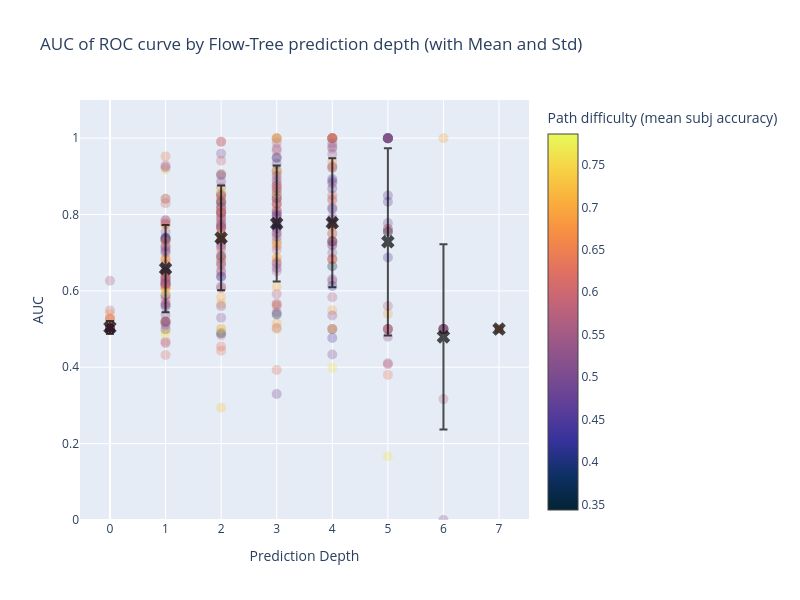

The code cell stored with this chart in its notebook:
### Code cell
import plotly.graph_objects as go
import numpy as np

# Example structure for aucs_by_level and colors
# aucs_by_level = {1: [0.6, 0.7], 2: [0.8, 0.65], 3: [0.5, 0.55]}
# colors = {1: [0.55, 0.7], 2: [0.9, 0.6], 3: [0.4, 0.48]}

fig = go.Figure()

# Flatten the data for scatter plot
xs = []
ys = []
cs = []

# Calculate means and stds for each level
mean_xs = []
mean_ys = []
std_ys = []

for lvl in aucs_by_level:
    # Collect data for scatter
    xs.extend([lvl] * len(aucs_by_level[lvl]))  # Repeat level value
    ys.extend(aucs_by_level[lvl])               # Y values (AUCs)
    cs.extend(colors[lvl])                      # Color values (continuous scale)
    
    # Calculate mean and std for current level
    mean_xs.append(lvl)
    mean_ys.append(np.mean(aucs_by_level[lvl]))
    std_ys.append(np.std(aucs_by_level[lvl]))

# Scatter plot using Plotly with continuous color scale
fig.add_trace(go.Scatter(
    x=xs, y=ys,
    mode='markers',
    marker=dict(
        size=10,
        color=cs,              # Color based on the values in 'cs'
        colorscale='thermal',   # Choose a continuous color scale (e.g., Viridis)
        colorbar=dict(
            title="Path difficulty\n(mean subj accuracy)"  # Title for the colorbar
        ),
        showscale=True,         # Show the color scale legend
        opacity=0.3
    ),
    name='AUC Scatter'
))

# Add mean points with error bars for standard deviation
fig.add_trace(go.Scatter(
    x=mean_xs, y=mean_ys,
    mode='markers',
    opacity=0.7,
    error_y=dict(
        type='data',
        array=std_ys,  # Standard deviation
        visible=True
    ),
    marker=dict(
        size=12,
        color='black',
        symbol='x'  # Use 'x' symbol for the mean points
    ),
    # line=dict(dash='dash'),
    name='Mean AUC ± 1 std'
))

# Customize the layout
fig.update_layout(
    title="AUC of ROC curve by Flow-Tree prediction depth (with Mean and Std)",
    xaxis_title="Prediction Depth",
    yaxis_title="AUC",
    xaxis=dict(tickmode='linear'),
    yaxis=dict(range=[0, 1.1]),  # Adjust y-axis to fit AUC values
    showlegend=False,
    width=800,
    height=600
)

# Show the plot
fig.show()

### Figure 1 — Plotly figure (JSON) as saved in the notebook; plotly's stock layout.template omitted (floating-point values rounded to 4 significant figures; data arrays with more than 128 entries replaced by an {"elided": "..."} marker saying what was removed)
{"data": [{"marker": {"color": {"elided": "451 float values"}, "colorbar": {"title": {"text": "Path difficulty\n(mean subj accuracy)"}}, "colorscale": [[0, "rgb(3, 35, 51)"], [0.09091, "rgb(13, 48, 100)"], [0.1818, "rgb(53, 50, 155)"], [0.2727, "rgb(93, 62, 153)"], [0.3636, "rgb(126, 77, 143)"], [0.4545, "rgb(158, 89, 135)"], [0.5455, "rgb(193, 100, 121)"], [0.6364, "rgb(225, 113, 97)"], [0.7273, "rgb(246, 139, 69)"], [0.8182, "rgb(251, 173, 60)"], [0.9091, "rgb(246, 211, 70)"], [1, "rgb(231, 250, 90)"]], "opacity": 0.3, "showscale": true, "size": 10}, "mode": "markers", "name": "AUC Scatter", "type": "scatter", "x": {"elided": "451 mixed values"}, "y": {"elided": "451 float values"}}, {"error_y": {"array": [0.01705, 0.1142, 0.1373, 0.1518, 0.1688, 0.2453, 0.0531, 0.2426, 0], "type": "data", "visible": true}, "marker": {"color": "black", "size": 12, "symbol": "x"}, "mode": "markers", "name": "Mean AUC ± 1 std", "opacity": 0.7, "type": "scatter", "x": [0, 1, 2, 3, 4, 5, "rand", 6, 7], "y": [0.5043, 0.6585, 0.7387, 0.7766, 0.7784, 0.7286, 0.4952, 0.4796, 0.5]}], "layout": {"height": 600, "showlegend": false, "title": {"text": "AUC of ROC curve by Flow-Tree prediction depth (with Mean and Std)"}, "width": 800, "xaxis": {"tickmode": "linear", "title": {"text": "Prediction Depth"}}, "yaxis": {"range": [0, 1.1], "title": {"text": "AUC"}}}}
